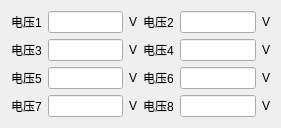
     <widget class="QWidget" name="verticalLayoutWidget_2">
      <property name="geometry">
       <rect>
        <x>310</x>
        <y>120</y>
        <width>281</width>
        <height>112</height>
       </rect>
      </property>
      <layout class="QVBoxLayout" name="verticalLayout_7">
       <item>
        <layout class="QGridLayout" name="gridLayout_8">
         <item row="1" column="1">
          <layout class="QHBoxLayout" name="horizontalLayout_33">
           <item>
            <widget class="QLabel" name="label_91">
             <property name="text">
              <string>电压2</string>
             </property>
            </widget>
           </item>
           <item>
            <widget class="QLineEdit" name="vol2_2"/>
           </item>
           <item>
            <widget class="QLabel" name="label_104">
             <property name="text">
              <string>V</string>
             </property>
            </widget>
           </item>
          </layout>
         </item>
         <item row="2" column="1">
          <layout class="QHBoxLayout" name="horizontalLayout_34">
           <item>
            <widget class="QLabel" name="label_92">
             <property name="text">
              <string>电压4</string>
             </property>
            </widget>
           </item>
           <item>
            <widget class="QLineEdit" name="vol2_4"/>
           </item>
           <item>
            <widget class="QLabel" name="label_105">
             <property name="text">
              <string>V</string>
             </property>
            </widget>
           </item>
          </layout>
         </item>
         <item row="2" column="0">
          <layout class="QHBoxLayout" name="horizontalLayout_35">
           <item>
            <widget class="QLabel" name="label_93">
             <property name="text">
              <string>电压3</string>
             </property>
            </widget>
           </item>
           <item>
            <widget class="QLineEdit" name="vol2_3"/>
           </item>
           <item>
            <widget class="QLabel" name="label_103">
             <property name="text">
              <string>V</string>
             </property>
            </widget>
           </item>
          </layout>
         </item>
         <item row="1" column="0">
          <layout class="QHBoxLayout" name="horizontalLayout_36">
           <item>
            <widget class="QLabel" name="label_94">
             <property name="text">
              <string>电压1</string>
             </property>
            </widget>
           </item>
           <item>
            <widget class="QLineEdit" name="vol2_1"/>
           </item>
           <item>
            <widget class="QLabel" name="label_102">
             <property name="text">
              <string>V</string>
             </property>
            </widget>
           </item>
          </layout>
         </item>
        </layout>
       </item>
       <item>
        <layout class="QGridLayout" name="gridLayout_11">
         <item row="1" column="1">
          <layout class="QHBoxLayout" name="horizontalLayout_45">
           <item>
            <widget class="QLabel" name="label_116">
             <property name="text">
              <string>电压6</string>
             </property>
            </widget>
           </item>
           <item>
            <widget class="QLineEdit" name="vol2_6"/>
           </item>
           <item>
            <widget class="QLabel" name="label_117">
             <property name="text">
              <string>V</string>
             </property>
            </widget>
           </item>
          </layout>
         </item>
         <item row="2" column="1">
          <layout class="QHBoxLayout" name="horizontalLayout_46">
           <item>
            <widget class="QLabel" name="label_118">
             <property name="text">
              <string>电压8</string>
             </property>
            </widget>
           </item>
           <item>
            <widget class="QLineEdit" name="vol2_8"/>
           </item>
           <item>
            <widget class="QLabel" name="label_119">
             <property name="text">
              <string>V</string>
             </property>
            </widget>
           </item>
          </layout>
         </item>
         <item row="2" column="0">
          <layout class="QHBoxLayout" name="horizontalLayout_47">
           <item>
            <widget class="QLabel" name="label_120">
             <property name="text">
              <string>电压7</string>
             </property>
            </widget>
           </item>
           <item>
            <widget class="QLineEdit" name="vol2_7"/>
           </item>
           <item>
            <widget class="QLabel" name="label_121">
             <property name="text">
              <string>V</string>
             </property>
            </widget>
           </item>
          </layout>
         </item>
         <item row="1" column="0">
          <layout class="QHBoxLayout" name="horizontalLayout_48">
           <item>
            <widget class="QLabel" name="labell_3">
             <property name="text">
              <string>电压5</string>
             </property>
            </widget>
           </item>
           <item>
            <widget class="QLineEdit" name="vol2_5"/>
           </item>
           <item>
            <widget class="QLabel" name="label_122">
             <property name="text">
              <string>V</string>
             </property>
            </widget>
           </item>
          </layout>
         </item>
        </layout>
       </item>
      </layout>
     </widget>
